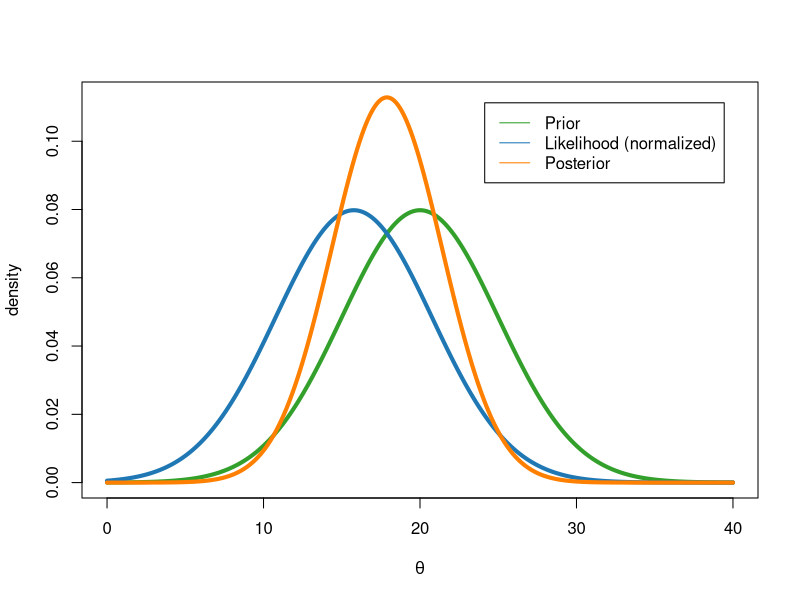
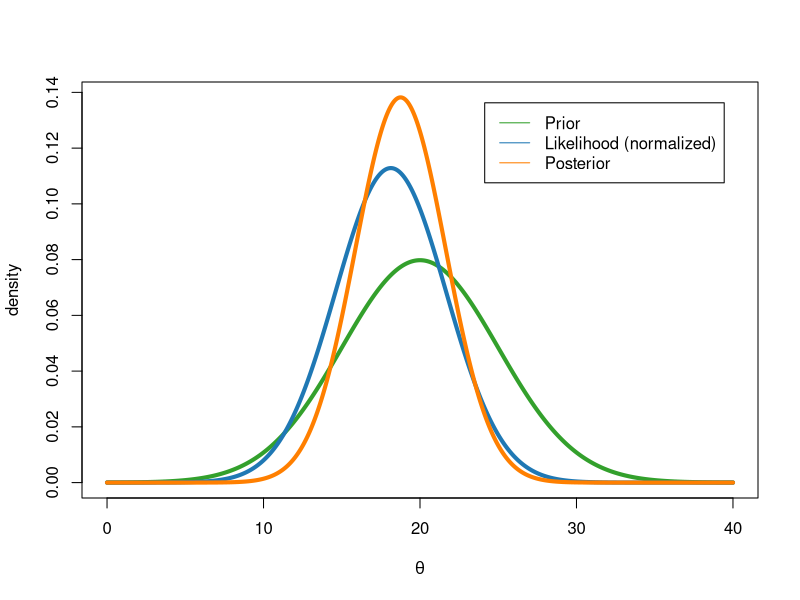
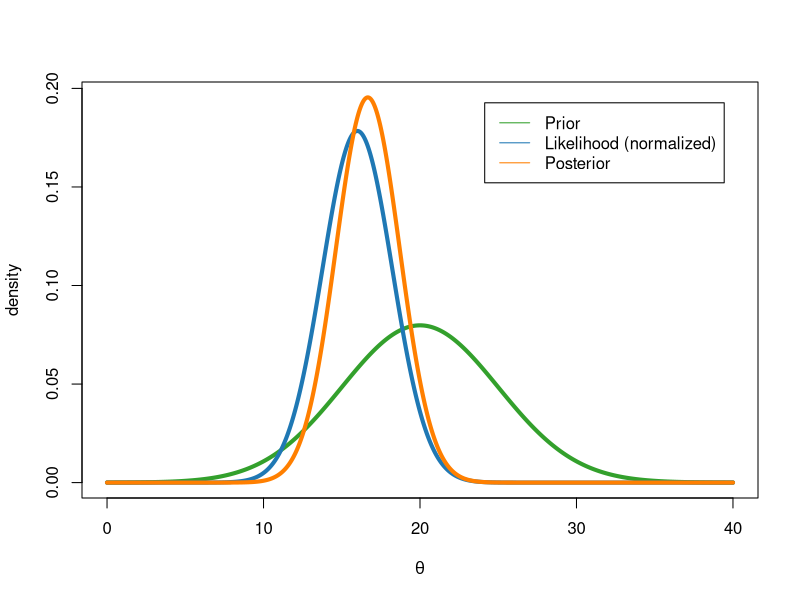

These figures' R source, in order:
## ---- chunk 1
options(repr.plot.width=8, repr.plot.height=6, lwd = 4)
library("RColorBrewer")
colors = brewer.pal(12, "Paired")[c(1,2,7,8,3,4,5,6,9,10)]
## ---- chunk 2
x = c(15.77, 20.5, 8.26, 14.37, 21.09)
## ---- chunk 3
sigma2 = 5^2
## ---- chunk 4
mu_0 = 20
tau2_0 = 5^2
## ---- chunk 5
postGaussianIID <- function(x, mu_0, tau2_0, sigma2, thetaGrid){
    
    # compute posterior mean and variance
    n = length(x)
    tau2_n = 1/(n/sigma2 + 1/tau2_0) 
    w = (n/sigma2)/(n/sigma2 + 1/tau2_0)
    mu_n = w*mean(x) + (1-w)*mu_0
    
    # plot pdfs
    priorPDF = dnorm(thetaGrid, mean = mu_0, sd = sqrt(tau2_0))
    postPDF = dnorm(thetaGrid, mean = mu_n, sd = sqrt(tau2_n))
    normLikePDF = dnorm(thetaGrid, mean = mean(x[1:n]), sd = sqrt(sigma2/n)) # This is the likelihood, normalized to be a PDF (from plotting purposes)
    plot(thetaGrid, priorPDF, type = "l", lwd = 4, col = colors[6], xlab = expression(theta), ylab = "density", ylim = c(0,max(priorPDF,postPDF,normLikePDF)))
    lines(thetaGrid, normLikePDF, lwd = 4, col = colors[2])
    lines(thetaGrid, postPDF, lwd = 4, col = colors[4])
    legend(x = "topright", inset=.05, legend = c("Prior", "Likelihood (normalized)", "Posterior"), cex = c(1,1,1),
       lty = c(1, 1, 1), pt.lwd = c(3, 3, 3), col = c(colors[6], colors[2], colors[4]))
    
    return(list("mu_n" = mu_n, "tau2_n" = tau2_n, "w" = w))
}
## ---- chunk 6
thetaGrid = seq(0, 40, length = 1000) # Some suitable grid of values to plot over
n = 1
post = postGaussianIID(x[1:n], mu_0, tau2_0, sigma2, thetaGrid)
post
## ---- chunk 7
n = 2
post = postGaussianIID(x[1:n], mu_0, tau2_0, sigma2, thetaGrid)
post
## ---- chunk 8
n = 5
post = postGaussianIID(x[1:n], mu_0, tau2_0, sigma2, thetaGrid)
post
